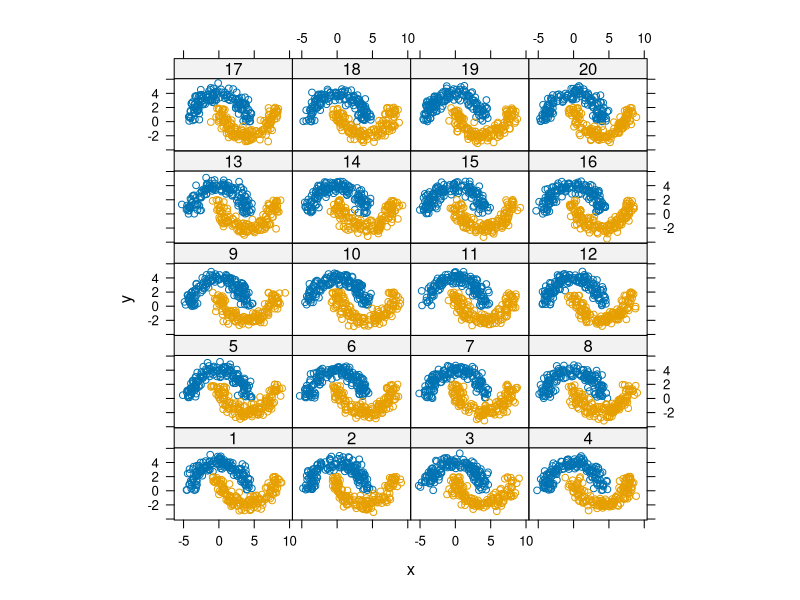

Write the R code that produced this figure.
sim.two.moons <- function(seed,N=150,noise=0.5){
  set.seed(seed)
  halfcircle <- function(r,center=c(0,0),class,sign){
    angle <- runif(N,0,pi)
    rad <- rnorm(N,r,noise)
    data.frame(x=rad*cos(angle)+center[1],y=sign*rad*sin(angle)+center[2],
               class=factor(class))
  }
  pts <- rbind(halfcircle(4,c(0,0),1,1),
               halfcircle(4,c(4,2),2,-1))
  data.frame(pts,seed=factor(seed))
}
alldata <- do.call(rbind,lapply(1:20,sim.two.moons))
library(lattice)
xyplot(y~x|seed,alldata,groups=class,aspect="iso")
write.csv(alldata,"moons-sim-clusterpath.csv",row.names=FALSE)
